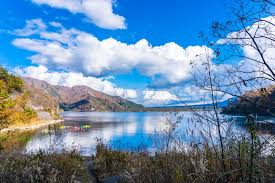
#> input picture t1.jpg, 275 x 183 px, found by its file name
$ python 10-13.py
#> lines starting #> are read from the running program, lines starting #| are printed output that depends on the picture
import cv2
import numpy as np
#影像仿射，影像傾斜
src=cv2.imread("t1.jpg")
#> src is the input picture: shape (183, 275, 3); mean B, G, R 170.7, 140, 106.1
cv2.imshow("A1",src)
height,width=src.shape[0:2]#取得高、寬
#> height = 183; width = 275
srcp=np.float32([[0,0],[width-1,0],[0,height-1]])#原圖三個點
#> srcp = [[0, 0], [274, 0], [0, 182]]
#重新定義三個點座標
a=[0,height*0.2]
#> a = [0, 36.6]
b=[width*0.5,height*0.2]
#> b = [137.5, 36.6]
c=[width*0.3,height*0.9]
#> c = [82.5, 164.7]
dstp=np.float32([a,b,c])

M=cv2.getAffineTransform(srcp,dstp)#回傳變換矩陣
#> M = [[0.502, 0.453, 0], [0, 0.704, 36.6]]
dsize=(width,height)
dst=cv2.warpAffine(src,M,dsize)#用M對src進行變換
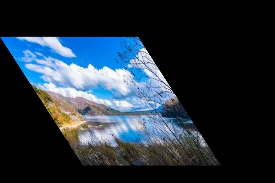
#> dst: shape (183, 275, 3); mean B, G, R 60.3, 49.4, 37.5
cv2.imshow("A2",dst)

cv2.waitKey(0)
cv2.destroyAllWindows()
